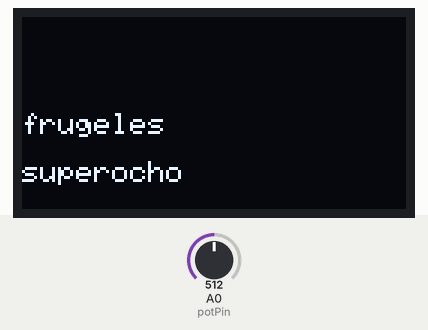
Simulated run of this sketch. Board: Arduino Uno, built with avr-gcc and run on an emulated ATmega328P. Parts: 128×64 one-colour display. The inputs (shaded band) are chosen by the test bench; at power-on: A0 (potPin) = 512.

Above: at 1.2 s.
1.3 s: A0 (potPin) set to 546
At 2.5 s:
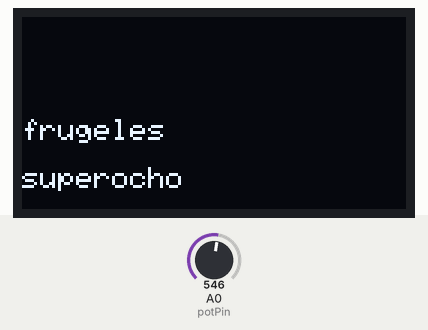
2.8 s: A0 (potPin) set to 511
At 3.7 s:
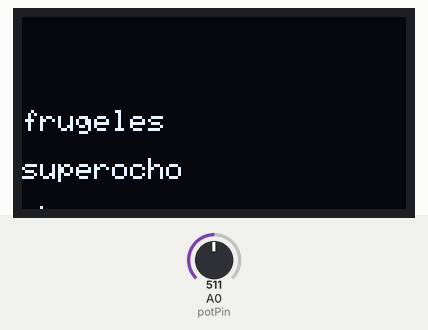
4.3 s: A0 (potPin) set to 306
At 5.6 s:
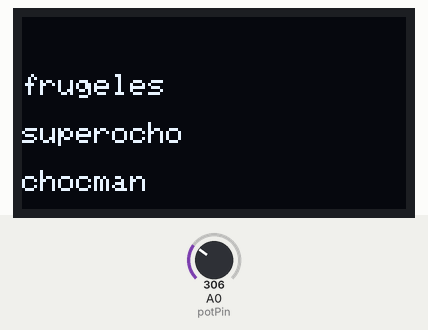
Timing chart, 0 to 7.3 s (numbered marks = the images above; inputs shaded):
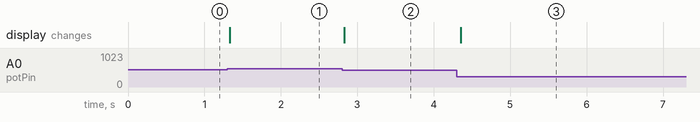

Measured:
- the behaviour switches between 527 and 528 on A0 (potPin) (found by bisection; images 0 and 1)
- after the input at 1.3 s, the display: changes at once (image 1)
- after the input at 2.8 s, the display: changes at once (image 2)
- after the input at 4.3 s, the display: changes after 0.05 s (image 3)

The sketch:

poemSampler-v2.ino
```cpp
#include <Adafruit_GFX.h>
#include <Adafruit_SSD1306.h>
#include <Wire.h>

#define SCREEN_WIDTH 128
#define SCREEN_HEIGHT 64
#define OLED_RESET    -1
Adafruit_SSD1306 display(SCREEN_WIDTH, SCREEN_HEIGHT, &Wire, OLED_RESET);

int potPin = A0;

int poteValue;


String texto = "frugeles";
int16_t y = -8; // Comenzamos fuera de la pantalla

void setup() {
  if(!display.begin(SSD1306_SWITCHCAPVCC, 0x3C)) {
    Serial.println(F("Error al iniciar la pantalla SSD1306"));
    for(;;);
  }

  display.clearDisplay();
  display.setTextSize(1);
  display.setTextColor(SSD1306_WHITE);
}

void loop() {

poteValue=analogRead(potPin);
poteValue = map(poteValue, 0, 1023, 0, 64); //Map value 0-1023 to 0-255 (PWM)


  display.clearDisplay();

  display.setCursor(0, poteValue);
  display.print("frugeles");
  display.print("\n");
  display.print("\n");
  display.print("superocho");
  display.print("\n");
  display.print("\n");
    display.print("chocman");
  display.print("\n");
  display.print("\n");
  display.print("centella");

  display.display();

  //y++;  // Mueve el texto hacia abajo

  // Si el texto saliÃ³ completamente de la pantalla, reinicia desde arriba
  int16_t textHeight = 8; // Altura de la fuente 1
 // if (y > SCREEN_HEIGHT) {
 //   y = -textHeight;
 // }

  //delay(50); // Ajusta la velocidad del scroll
}
```
